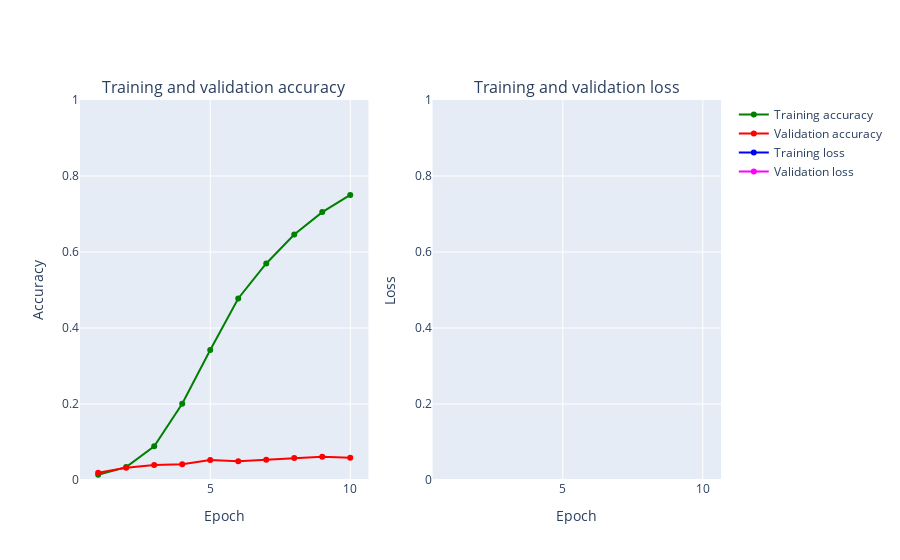

Notebook code for this chart:
### Markdown cell above
# CNN Baseline
> CIFAR 100 seems to be alot harder for a simple CNN model to recognize

![](./image/Filtering.gif)
> Image is different from a typical MNIST dataset as it is now coloured, below is a sneak peak of what goes on in the code below

### Code cell
epochs = 15
num_classes = 100
seed = np.random.seed(1)






cifar_model = Sequential()
cifar_model.add(Conv2D(32, kernel_size=(3, 3),activation='relu',input_shape=(32,32,3)))
cifar_model.add(Conv2D(64, (3, 3), activation='relu'))
cifar_model.add(Flatten())
cifar_model.add(Dense(128, activation='relu'))
cifar_model.add(Dense(num_classes, activation='softmax'))

cifar_model.compile(loss='categorical_crossentropy', optimizer=Adam(),metrics=['accuracy'])
cifar_model.summary()

h_callback = cifar_model.fit(X_train, y_train, epochs = 10,
               validation_data=(X_val, y_val))

# Plot train vs test loss during training 
plot_accuracy_and_loss(h_callback)

### Figure 1 — Plotly figure (JSON) as saved in the notebook; plotly's stock layout.template omitted (floating-point values rounded to 4 significant figures)
{"data": [{"marker": {"color": "Green"}, "mode": "markers+lines", "name": "Training accuracy", "text": ["1", "2", "3", "4", "5", "6", "7", "8", "9", "10"], "type": "scatter", "x": [1, 2, 3, 4, 5, 6, 7, 8, 9, 10], "xaxis": "x", "y": [0.01388, 0.03391, 0.08875, 0.2008, 0.342, 0.4778, 0.5698, 0.6461, 0.705, 0.7502], "yaxis": "y"}, {"marker": {"color": "Red"}, "mode": "markers+lines", "name": "Validation accuracy", "text": ["1", "2", "3", "4", "5", "6", "7", "8", "9", "10"], "type": "scatter", "x": [1, 2, 3, 4, 5, 6, 7, 8, 9, 10], "xaxis": "x", "y": [0.01912, 0.03212, 0.03925, 0.04125, 0.05263, 0.04913, 0.0535, 0.05775, 0.061, 0.05838], "yaxis": "y"}, {"marker": {"color": "Blue"}, "mode": "markers+lines", "name": "Training loss", "text": ["1", "2", "3", "4", "5", "6", "7", "8", "9", "10"], "type": "scatter", "x": [1, 2, 3, 4, 5, 6, 7, 8, 9, 10], "xaxis": "x2", "y": [6.712, 4.511, 4.215, 3.635, 2.94, 2.326, 1.913, 1.571, 1.321, 1.108], "yaxis": "y2"}, {"marker": {"color": "Magenta"}, "mode": "markers+lines", "name": "Validation loss", "text": ["1", "2", "3", "4", "5", "6", "7", "8", "9", "10"], "type": "scatter", "x": [1, 2, 3, 4, 5, 6, 7, 8, 9, 10], "xaxis": "x2", "y": [4.577, 4.552, 4.653, 5.166, 6.217, 7.207, 9.008, 11.0, 12.36, 17.27], "yaxis": "y2"}], "layout": {"annotations": [{"font": {"size": 16}, "showarrow": false, "text": "Training and validation accuracy", "x": 0.225, "xanchor": "center", "xref": "paper", "y": 1, "yanchor": "bottom", "yref": "paper"}, {"font": {"size": 16}, "showarrow": false, "text": "Training and validation loss", "x": 0.775, "xanchor": "center", "xref": "paper", "y": 1, "yanchor": "bottom", "yref": "paper"}], "xaxis": {"anchor": "y", "domain": [0, 0.45], "title": {"text": "Epoch"}}, "xaxis2": {"anchor": "y2", "domain": [0.55, 1], "title": {"text": "Epoch"}}, "yaxis": {"anchor": "x", "domain": [0, 1], "range": [0, 1], "title": {"text": "Accuracy"}}, "yaxis2": {"anchor": "x2", "domain": [0, 1], "range": [0, 1], "title": {"text": "Loss"}}}}
